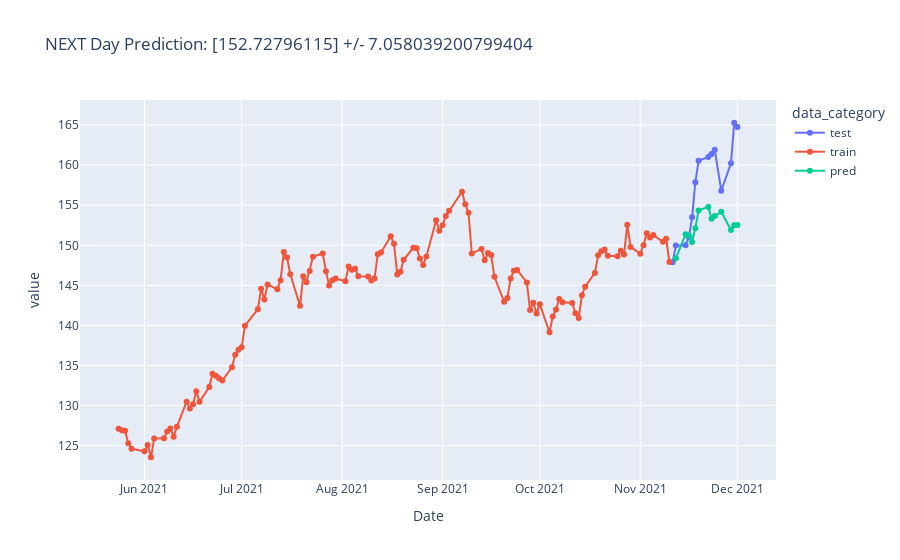

Notebook code for this chart:
### Code cell
fig = px.line(xg_df, x='Date', y='value', color='data_category', markers=True,
             title = 'NEXT Day Prediction: '+str(make_tomorrow_pred('MSFT', prediction_df, xg)) \
                                                +" +/- "+str(mae))
fig.show()
